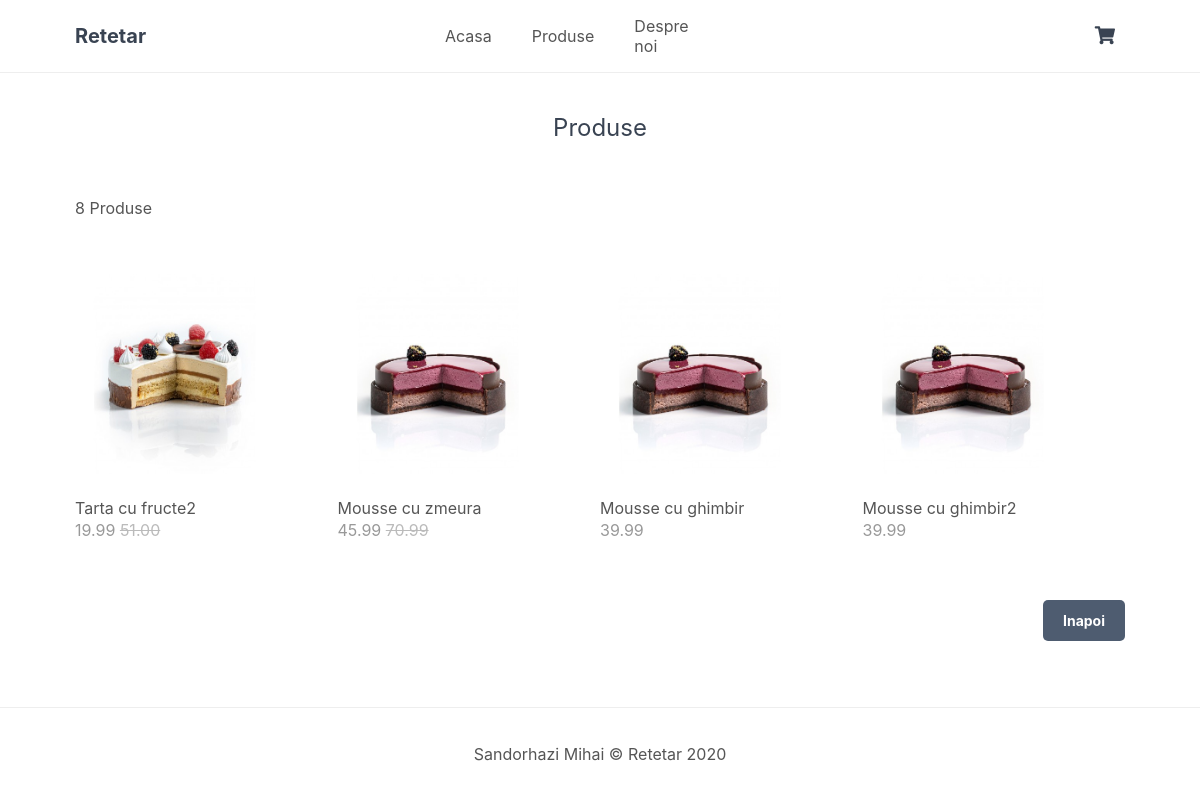
The page /index.php?page=products&p=2 on the database its author committed.
### tables this page shows
CREATE TABLE `products` (
  `id` int(11) NOT NULL,
  `name` varchar(200) NOT NULL,
  `desc` text NOT NULL,
  `price` decimal(7,2) NOT NULL,
  `rrp` decimal(7,2) NOT NULL DEFAULT 0.00,
  `quantity` int(11) NOT NULL,
  `img` text NOT NULL,
  `date_added` datetime NOT NULL DEFAULT current_timestamp()
);

### index.php (called while the page is built, shortened)
<?php
include 'functions.php';
$page = isset($_GET['page']) && file_exists($_GET['page'] . '.php') ? $_GET['page'] : 'home';
include $page . '.php';
?>

### products.php (the view, shortened to what this page needs)
<?php
$num_products_on_each_page = 4;
$current_page = isset($_GET['p']) && is_numeric($_GET['p']) ? (int)$_GET['p'] : 1;
$stmt = $pdo->prepare('SELECT * FROM products ORDER BY date_added DESC LIMIT ?,?');
$stmt->bindValue(1, ($current_page - 1) * $num_products_on_each_page, PDO::PARAM_INT);
$stmt->bindValue(2, $num_products_on_each_page, PDO::PARAM_INT);
$stmt->execute();
$products = $stmt->fetchAll(PDO::FETCH_ASSOC);
$total_products = $pdo->query('SELECT * FROM products')->rowCount();
?>
<?=template_header('Produse')?>
<div class="products content-wrapper">
    <h1>Produse</h1>
    <p><?=$total_products?> Produse</p>
    <div class="products-wrapper">
        <?php foreach ($products as $product): ?>
        <a href="index.php?page=product&id=<?=$product['id']?>" class="product">
            <img src="images/<?=$product['img']?>" width="200" height="200" alt="<?=$product['name']?>">
            <span class="name"><?=$product['name']?></span>
            <span class="price">
                <?=$product['price']?>
                <?php if ($product['rrp'] > 0): ?>
                <span class="rrp"><?=$product['rrp']?></span>
                <?php endif; ?>
            </span>
        </a>
        <?php endforeach; ?>
    </div>
    <div class="buttons">
        <?php if ($current_page > 1): ?>
        <a href="index.php?page=products&p=<?=$current_page-1?>">Inapoi</a>
        <?php endif; ?>
    </div>
</div>
<?=template_footer()?>

### style.css (style rules this page uses)
* { box-sizing: border-box; font-family: -apple-system, BlinkMacSystemFont, "segoe ui", roboto, oxygen, ubuntu, cantarell, "fira sans", "droid sans", "helvetica neue", Arial, sans-serif; font-size: 16px; -webkit-font-smoothing: antialiased; -moz-osx-font-smoothing: grayscale; }
html { height: 100%; }
body { position: relative; min-height: 100%; color: #555555; background-color: #FFFFFF; margin: 0; padding-bottom: 100px; }
h1, h2, h3, h4, h5 { color: #394352; text-decoration: none; }
.content-wrapper { width: 1050px; margin: 0 auto; }
main .recentlyadded .products, main .products .products-wrapper { display: flex; flex-wrap: wrap; align-items: center; justify-content: space-between; padding: 40px 0 0 0; }
main .recentlyadded .products .product, main .products .products-wrapper .product { display: block; overflow: hidden; text-decoration: none; width: 25%; padding-bottom: 60px; }
main .recentlyadded .products .product img, main .products .products-wrapper .product img { transform: scale(1); transition: transform 1s; }
main .recentlyadded .products .product .name, main .products .products-wrapper .product .name { display: block; color: #555555; padding: 20px 0 2px 0; }
main .recentlyadded .products .product .price, main .products .products-wrapper .product .price { display: block; color: #999999; }
main .recentlyadded .products .product .rrp, main .products .products-wrapper .product .rrp { color: #BBBBBB; text-decoration: line-through; }
main > .products h1 { display: block; font-weight: normal; margin: 0; padding: 40px 0; font-size: 24px; text-align: center; width: 100%; }
main > .products .buttons { text-align: right; padding-bottom: 40px; }
main > .products .buttons a { display: inline-block; text-decoration: none; margin-left: 5px; padding: 12px 20px; border: 0; background: #4e5c70; color: #FFFFFF; font-size: 14px; font-weight: bold; border-radius: 5px; }

### rows shown on the page
products: img (picture), name "Tarta cu fructe2", price "19.99", rrp "51.00"
products: img (picture), name "Mousse cu zmeura", price "45.99", rrp "70.99"
products: img (picture), name "Mousse cu ghimbir", price "39.99"
products: img (picture), name "Mousse cu ghimbir2", price "39.99"

### other values the page prints
$total_products "8"
